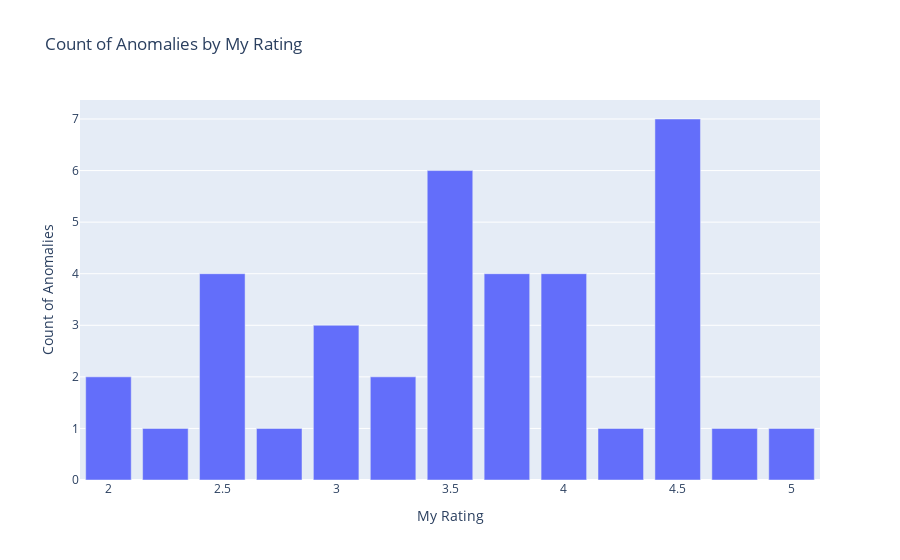

Notebook source saved alongside this figure:
### Code cell
# Time for a visualization! This is Anomalies (vals of -1 in Anomalies Column) by My Rating
chart_data = pd.concat([
	anoms['My Rating'],
	anoms['Anomalies'],
], axis=1)
chart_data = chart_data.sort_values(['My Rating'])
chart_data = chart_data.rename(columns={'My Rating': 'x'})
chart_data_count = chart_data.groupby(['x'])[['Anomalies']].count()
chart_data_count.columns = ['Anomalies|count']
chart_data = chart_data_count.reset_index()
chart_data = chart_data.dropna()

charts = []
charts.append(go.Bar(
	x=chart_data['x'],
	y=chart_data['Anomalies|count']
))
figure = go.Figure(data=charts, layout=go.Layout({
    'barmode': 'group',
    'legend': {'orientation': 'h'},
    'title': {'text': 'Count of Anomalies by My Rating'},
    'xaxis': {'title': {'text': 'My Rating'}},
    'yaxis': {'tickformat': '0:g', 'title': {'text': 'Count of Anomalies'}, 'type': 'linear'}
}))

figure.show()

### Figure 1 — Plotly figure (JSON) as saved in the notebook; plotly's stock layout.template omitted (floating-point values rounded to 4 significant figures)
{"data": [{"type": "bar", "x": [2, 2.25, 2.5, 2.75, 3, 3.25, 3.5, 3.75, 4, 4.25, 4.5, 4.75, 5], "y": [2, 1, 4, 1, 3, 2, 6, 4, 4, 1, 7, 1, 1]}], "layout": {"barmode": "group", "legend": {"orientation": "h"}, "title": {"text": "Count of Anomalies by My Rating"}, "xaxis": {"title": {"text": "My Rating"}}, "yaxis": {"tickformat": "0:g", "title": {"text": "Count of Anomalies"}, "type": "linear"}}}
